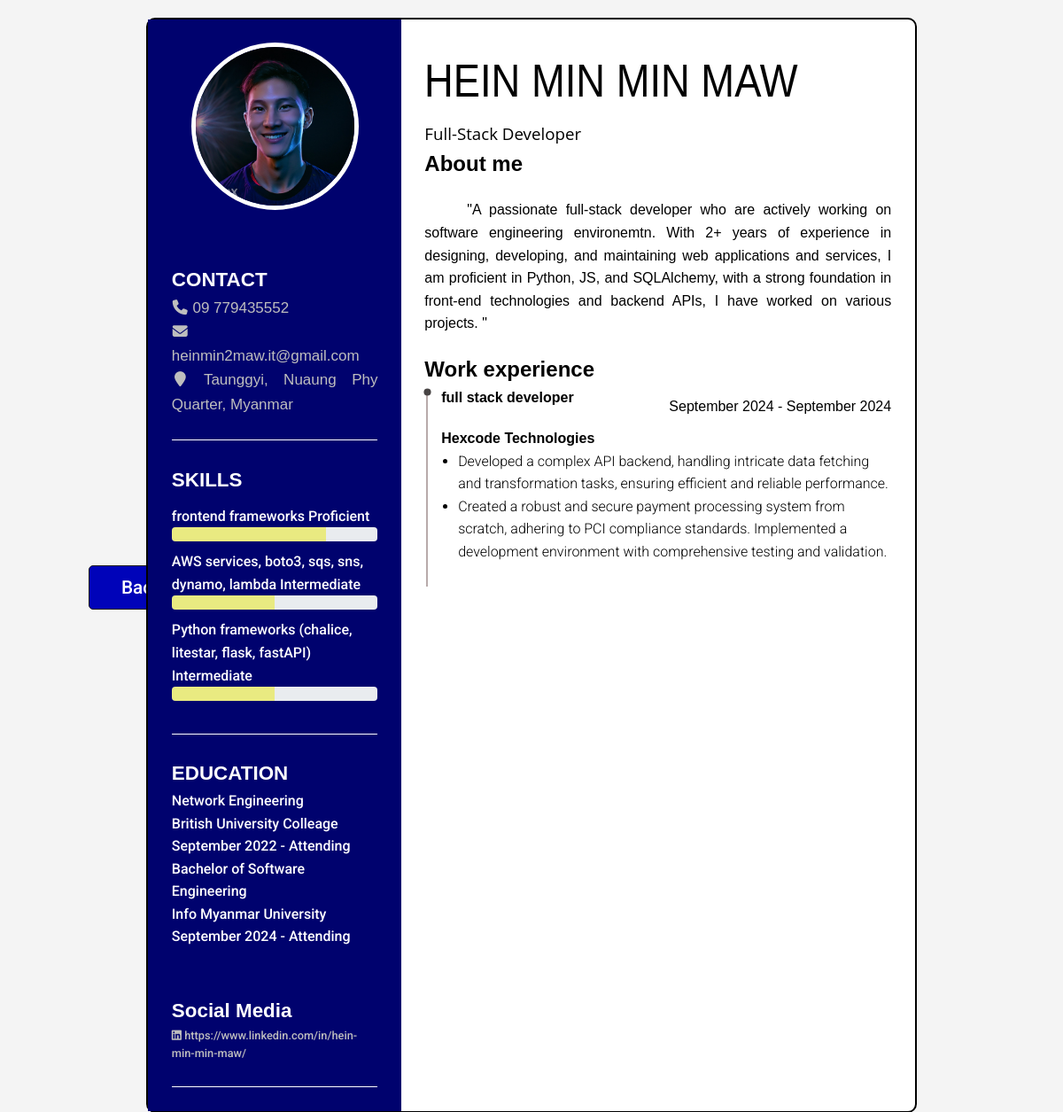
/resumes/view/3f2159c4-3530-41a0-8198-ca68e3c18db3 (signed in), run on the app's committed database.
### tables.py (models this page shows)
class Resume(Base):
    __tablename__ = "resume"
    id: Mapped[str] = mapped_column(primary_key=True)
    template_id: Mapped[int] = mapped_column(ForeignKey("template.id"))
    address_id: Mapped[int] = mapped_column(ForeignKey("address.id"))
    is_headshot: Mapped[bool] = mapped_column(Boolean)
    user_id: Mapped[int] = mapped_column(ForeignKey("users.id"))
    username: Mapped[str] = mapped_column(String(40), nullable=False)
    profession: Mapped[str] = mapped_column(String(40), nullable=False)
    image_file_path: Mapped[str] = mapped_column(String(150), nullable=True)
    phone: Mapped[str] = mapped_column(String(40), nullable=False)
    email: Mapped[str] = mapped_column(String(40), nullable=False)
    summary: Mapped[str] = mapped_column(Text, nullable=False)
    template_theme: Mapped[str] = mapped_column(String(50), nullable=False)
    address: Mapped["Address"] = relationship(back_populates="resumes")
    created_at: Mapped[datetime] = mapped_column(DateTime, default=datetime.utcnow)
    social_media: Mapped[List[SocialMedia]] = relationship(
        back_populates="resume", cascade="all, delete-orphan"
    )
    languages: Mapped[List[Language]] = relationship(
        back_populates="resume", cascade="all, delete-orphan"
    )
    work_experiences: Mapped[List[WorkExperience]] = relationship(
        back_populates="resume", cascade="all, delete-orphan"
    )
    educations: Mapped[List[Education]] = relationship(
        back_populates="resume", cascade="all, delete-orphan"
    )
    skills: Mapped[List[Skill]] = relationship(
        back_populates="resume", cascade="all, delete-orphan"
    )
    template: Mapped["Template"] = relationship("Template", back_populates="resumes")
    user: Mapped["User"] = relationship(back_populates="resumes")

class Address(Base):
    __tablename__ = "address"
    id: Mapped[str] = mapped_column(primary_key=True, default=lambda: str(uuid.uuid4()))
    city: Mapped[str] = mapped_column(String(40), nullable=False)
    country: Mapped[str] = mapped_column(String(40), nullable=False)
    __table_args__ = (UniqueConstraint("city", "country", name="unique_city_country"),)
    resumes: Mapped[List["Resume"]] = relationship(back_populates="address")

class Skill(Base):
    __tablename__ = "skill"
    id: Mapped[str] = mapped_column(primary_key=True, default=lambda: str(uuid.uuid4()))
    resume_id: Mapped[int] = mapped_column(ForeignKey("resume.id"))
    name: Mapped[str] = mapped_column(String(30))
    proficiency: Mapped[Proficiency] = mapped_column(
        Enum(Proficiency, name="proficiency_enum")
    )
    resume: Mapped["Resume"] = relationship(back_populates="skills")

class Education(Base):
    __tablename__ = "education"
    id: Mapped[str] = mapped_column(primary_key=True, default=lambda: str(uuid.uuid4()))
    name: Mapped[str] = mapped_column(String(40), nullable=False)
    location: Mapped[str] = mapped_column(String(150))
    resume_id: Mapped[int] = mapped_column(ForeignKey("resume.id"))
    degree: Mapped[str] = mapped_column(String(40), nullable=False)
    start_date: Mapped[Date] = mapped_column(Date)
    end_date: Mapped[Date] = mapped_column(Date, nullable=True)
    is_studying: Mapped[bool] = mapped_column(Boolean)
    resume: Mapped["Resume"] = relationship(back_populates="educations")

class SocialMedia(Base):
    __tablename__ = "social_media"
    id: Mapped[str] = mapped_column(primary_key=True, default=lambda: str(uuid.uuid4()))
    resume_id: Mapped[int] = mapped_column(ForeignKey("resume.id"))
    name: Mapped[SocialMediaPlatform] = mapped_column(
        Enum(SocialMediaPlatform, name="social_media_enum")
    )
    link: Mapped[str] = mapped_column(String(100), nullable=False)
    resume: Mapped["Resume"] = relationship(back_populates="social_media")

class WorkExperience(Base):
    __tablename__ = "work_experience"
    id: Mapped[str] = mapped_column(primary_key=True, default=lambda: str(uuid.uuid4()))
    resume_id: Mapped[int] = mapped_column(ForeignKey("resume.id"))
    company_name: Mapped[str] = mapped_column(String(40), nullable=False)
    position: Mapped[str] = mapped_column(String(40), nullable=False)
    location: Mapped[str] = mapped_column(String(150))
    start_date: Mapped[Date] = mapped_column(Date)
    end_date: Mapped[Date] = mapped_column(Date, nullable=True)
    is_working: Mapped[bool] = mapped_column(Boolean)
    achievement: Mapped[str] = mapped_column(nullable=True)
    resume: Mapped["Resume"] = relationship(back_populates="work_experiences")

### app.py (the view)
@app.route("/resumes/view/<resume_id>", methods=["GET"])
@login_required
def render_template_preview(resume_id):
    with get_session() as db_session:
        resume: Resume = (
            db_session.query(Resume)
            .filter_by(id=resume_id)
            .options(
                joinedload(Resume.work_experiences),
                joinedload(Resume.educations),
                joinedload(Resume.skills),
                joinedload(Resume.address),
                joinedload(Resume.template),
                joinedload(Resume.user),
            )
            .one()
        )
        template_file_path = resume.template.template_file_path
        return render_template(
            "view-resume.html", template_path=template_file_path, resume=resume
        )

### templates/view-resume.html (shortened to what this page needs)
{% extends 'base.html' %}
{% block title %}
<link id="theme-style" rel="stylesheet" href="{{url_for('static',filename='css/view-resume.css')}}">
{% endblock %}
{% block body %}
{% if user.is_authenticated %}
<section id="resume-section" class="resume-section">
    <a href="/resumes/{{user.id}}" id="back-btn" class="button-cover" role="button"><span
            class="text">Back</span><span>Previous</span></a>
    {% if template_path %}
    <div id="resume-preview">
        {% include template_path %}
    </div>
    {% endif %}
</section>
{% endif %}
{% endblock %}

### templates/resume-templates/template3-b9ff0723-d77a-4acc-b9b6-0a1dffcba90b.html (shortened to what this page needs)
    <link rel="stylesheet" href="{{url_for('static',filename='css/template3.css')}}">
    <page id="template3" size="A4">
        <div class="container">
            <div class="leftPanel">
                {% if resume.image_file_path %}
                <div class="profile-div">
                    <img id="pv-profile-img" src="{{ url_for('static', filename=resume.image_file_path) }}" alt="image"
                        width="220" height="220">
                </div>
                {% endif %}
                <div class="details">
                    <div class="item bottomLineSeparator">
                        <h2>
                            CONTACT
                        </h2>
                        <div class="smallText">
                            <p>
                                <i class="fa fa-phone contactIcon" aria-hidden="true"></i>
                                <span id="pv-phone">{{
                                    resume.phone }}</span>
                            </p>
                            <p>
                                <i class="fa fa-envelope contactIcon" aria-hidden="true"></i>
                                <a href="mailto:{{resume.email }}">
                                    <span id="pv-email">{{resume.email }} </span>
                                </a>
                            </p>
                            <p id="pv-address">
                                <i  class="fa fa-map-marker contactIcon" aria-hidden="true"></i>
                                <span id="pv-city">{{ resume.address.city }}</span>, <span id="pv-country">{{
                                    resume.address.country }}</span></a>
                            </p>
                        </div>
                    </div>
                    <div class="item bottomLineSeparator">
                        <h2>
                            SKILLS
                        </h2>
                        <ul id="skill-list" class="list-unstyled mb-4">
                            {% set proficiency_levels = {
                            'BEGINNER': 25,
                            'INTERMEDIATE': 50,
                            'PROFICIENT': 75,
                            'EXPERT': 100
                            } %}
                            {% for skill in resume.skills %}
                            <li class="mb-2">
                                <div class="resume-skill-name">{{ skill.name }} <span
                                        class="resume-skill-proficiency">{{ skill.proficiency.name.title()
                                        }}</span>
                                </div>
                                <div class="progress resume-progress">
                                    <div class="progress-bar" class="progress-bar theme-progress-bar-dark"
                                        role="progressbar"
                                        aria-valuenow="{{ proficiency_levels[skill.proficiency.name] }}"
                                        aria-valuemin="0" aria-valuemax="100">
                                    </div>
                                </div>
                            </li>
                            {% endfor %}
                        </ul>
                    </div>
                    <div class="item">
                        <h2>
                            EDUCATION
                        </h2>
                        <ul id="education-list" class="list-unstyled">
                            {% for education in resume.educations %}
                            <li class="mb-2">
                                <div class="resume-degree font-weight-bold">{{ education.degree }}</div>
                                <div class="resume-degree-org">{{ education.name }}</div>
                                <div class="resume-degree-time">
                                    {% if education.start_date %}{{
                                    education.start_date.strftime('%B %Y') }}{% endif %}
                                    -
                                    {% if education.is_studying %}
                                    Attending
                                    {% else %}
                                    {% if education.end_date %}{{ education.end_date.strftime('%B %Y') }}{% else
                                    %}N/A{% endif %}
                                    {% endif %}
                                </div>
                            </li>
                            {% endfor %}
                        </ul>
                    </div>
                    <div class="item bottomLineSeparator">
                        <h2>
                            Social Media
                        </h2>
                        <ul id="social-media-list" class="resume-social list-unstyled">
                            {% if resume.social_media %}
                            {% for social_media in resume.social_media %}
                            {% set media_name = social_media['name'].value.lower() %}
                            <li id="{{media_name}}-item" class="mb-3">
                                <a href="{{ social_media['link'] }}">
                                    <span class="fa-container text-center mr-2">
                                        {% if media_name == 'portfolio' %}
                                        <i class="fas fa-globe"></i>
                                        {% else %}
                                        <i class="fab fa-{{ social_media['name'].value.lower() }}"></i>
                                        {% endif %}
                                    </span>
                                    {{ social_media["link"] }}
                                </a>
                            </li>
                            {% endfor %}
                            {% endif %}
                        </ul>
                    </div>
                </div>
            </div>
            <div class="rightPanel">
                <div>
                    <h1 id="pv-username">
                        {{resume.username }}
                    </h1>
                    <div class="smallText">
                        <h3 id="pv-profession">
                            {{ resume.profession.title() }}
                        </h3>
                    </div>
                    <div>
                        <h2>
                            About me
                        </h2>
                        <div class="smallText">
                            <p id="pv-summary">
                                {{resume.summary}}
                            </p>
                        </div>
                    </div>
                </div>
                <div class="workExperience">
                    <h2>
                        Work experience
                    </h2>
                    <ul id="work-experience-parent">
                        {% for experience in resume.work_experiences %}
                        <li>
                            <div class="jobPosition">
                                <span class="resume-position-title bolded">
                                    {{
                                    experience.position }}
                                </span>
                                <span class="resume-position-time">
                                    {% if experience.start_date %}{{ experience.start_date.strftime('%B %Y')
                                    }}{% endif %}
                                    -
                                    {% if experience.is_working %}
                                    Present
                                    {% else %}
                                    {% if experience.end_date %}{{ experience.end_date.strftime('%B %Y')
                                    }}{% else %}N/A{% endif %}
                                    {% endif %}
                                </span>
                            </div>
                            <div class="projectName bolded">
                                <span class="resume-company-name">
                                    {{ experience.company_name }}
                                </span>
                            </div>
                            <div class="resume-timeline-item-desc">
                                <ul id="work-achievements">
                                    {{ experience.achievement | replace_newlines | safe }}
                                </ul>
                            </div>
                        </li>
                        {% endfor %}
                    </ul>
                </div>
            </div>
        </div>
    </page>

### data on the page
Resume: image_file_path (picture), phone "09 779435552", email "heinmin2maw.it@gmail.com", username "HEIN MIN MIN MAW", profession "Full-Stack Developer", summary "\"A passionate full-stack developer who are actively working on software engineering environemtn. With 2+ years of experience in designing, developing, and maintaining web applications and services, I am proficient in Python, JS, and SQLAlchemy, with a strong foundation in front-end technologies and backend APIs, I have worked on various projects. \""
Address: address.city "Taunggyi, Nuaung Phy Quarter", address.country "Myanmar"
Skill: name "frontend frameworks", proficiency.name "Proficient"
Skill: name "AWS services, boto3, sqs, sns, dynamo, lambda", proficiency.name "Intermediate"
Skill: name "Python frameworks (chalice, litestar, flask, fastAPI)", proficiency.name "Intermediate"
Education: degree "Network Engineering", name "British University Colleage", start_date "September 2022", is_studying "Attending"
Education: degree "Bachelor of Software Engineering", name "Info Myanmar University", start_date "September 2024", is_studying "Attending"
SocialMedia: link "https://www.linkedin.com/in/hein-min-min-maw/"
WorkExperience: position "full stack developer", start_date "September 2024", end_date "September 2024", company_name "Hexcode Technologies", achievement "Developed a complex API backend, handling intricate data fetching and transformation tasks, ensuring efficient and reliable performance. Created a robust and secure payment processing system from scratch, adhering to PCI compliance standards. Implemented a development environment with comprehensive testing and validation."
